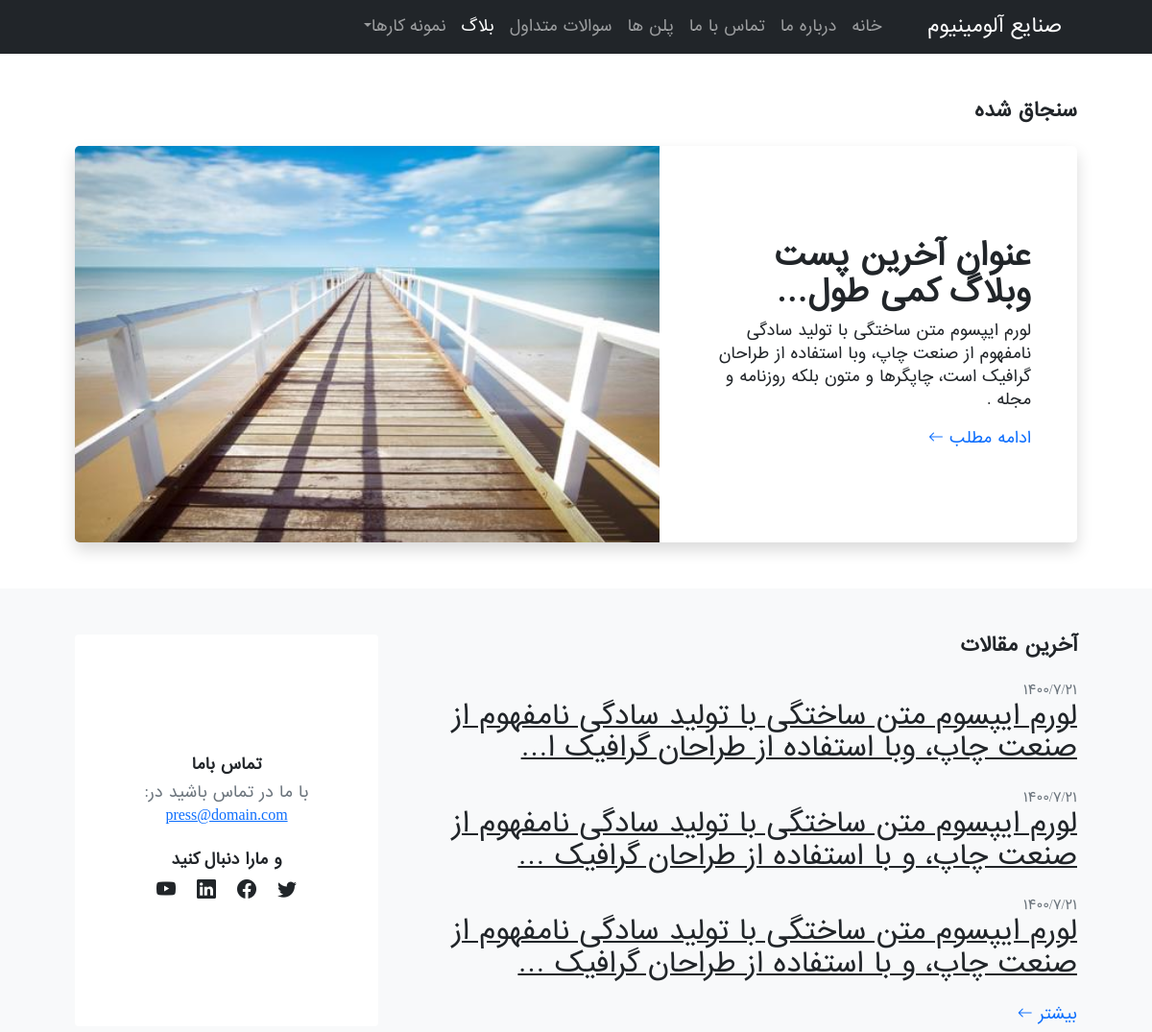
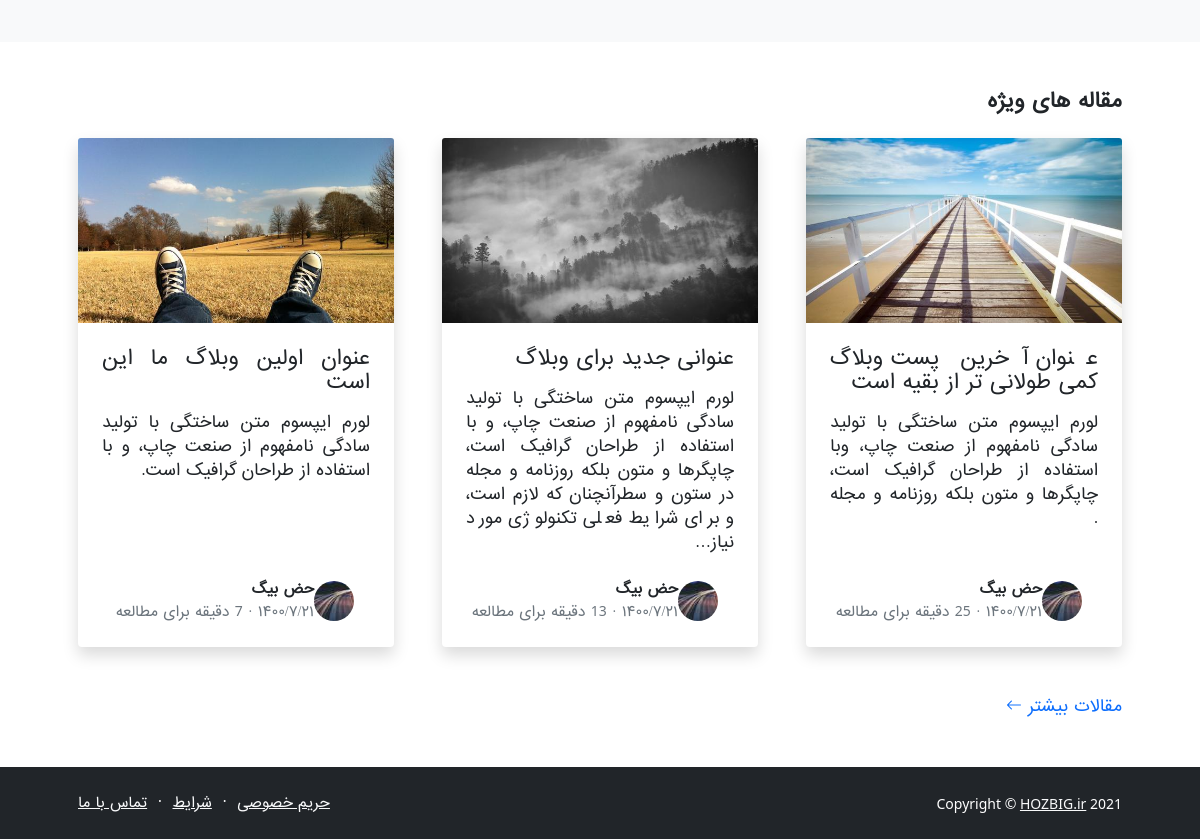
The page /blog/ on the database as committed earlier (2 pictures, top to bottom).
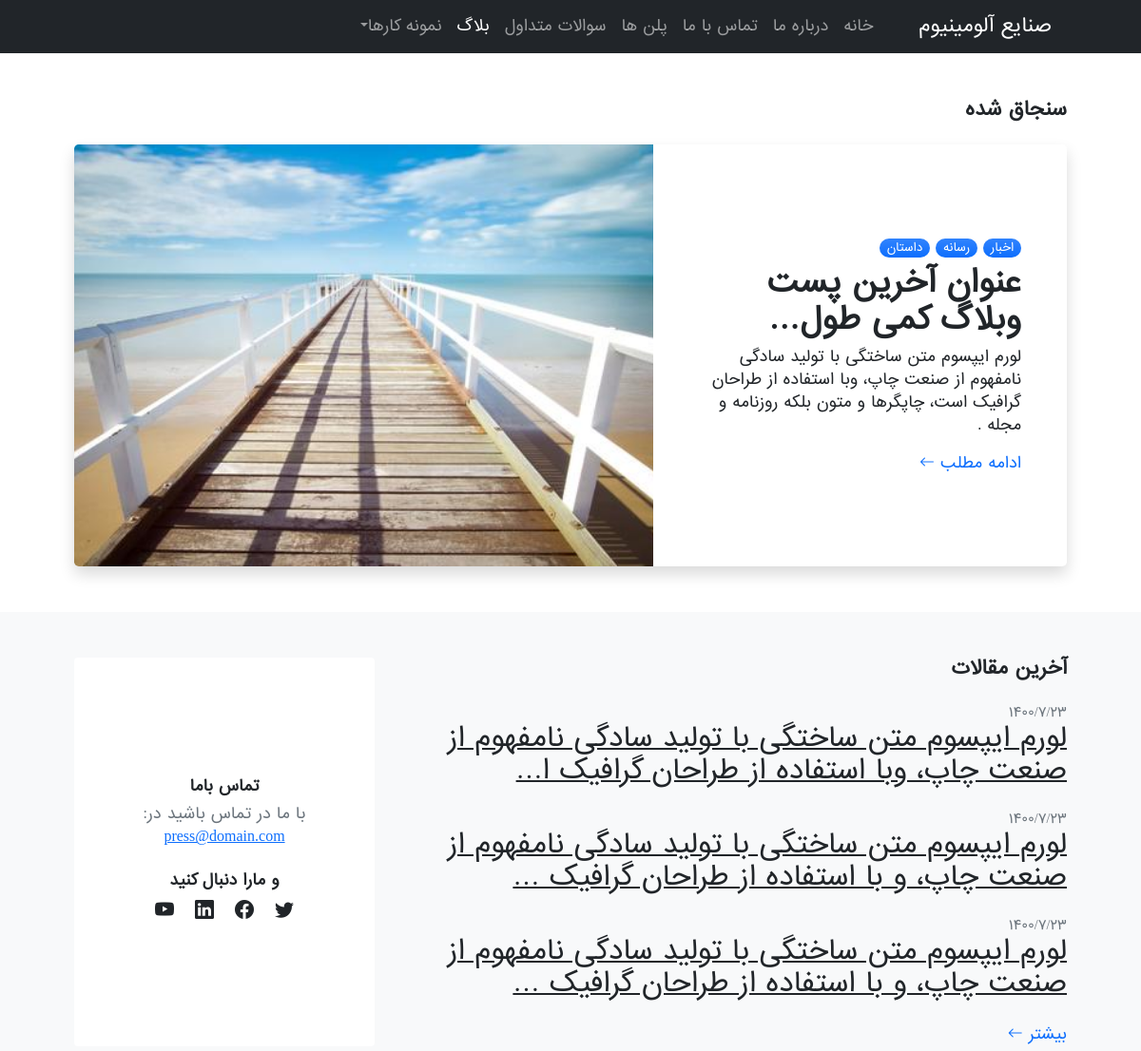
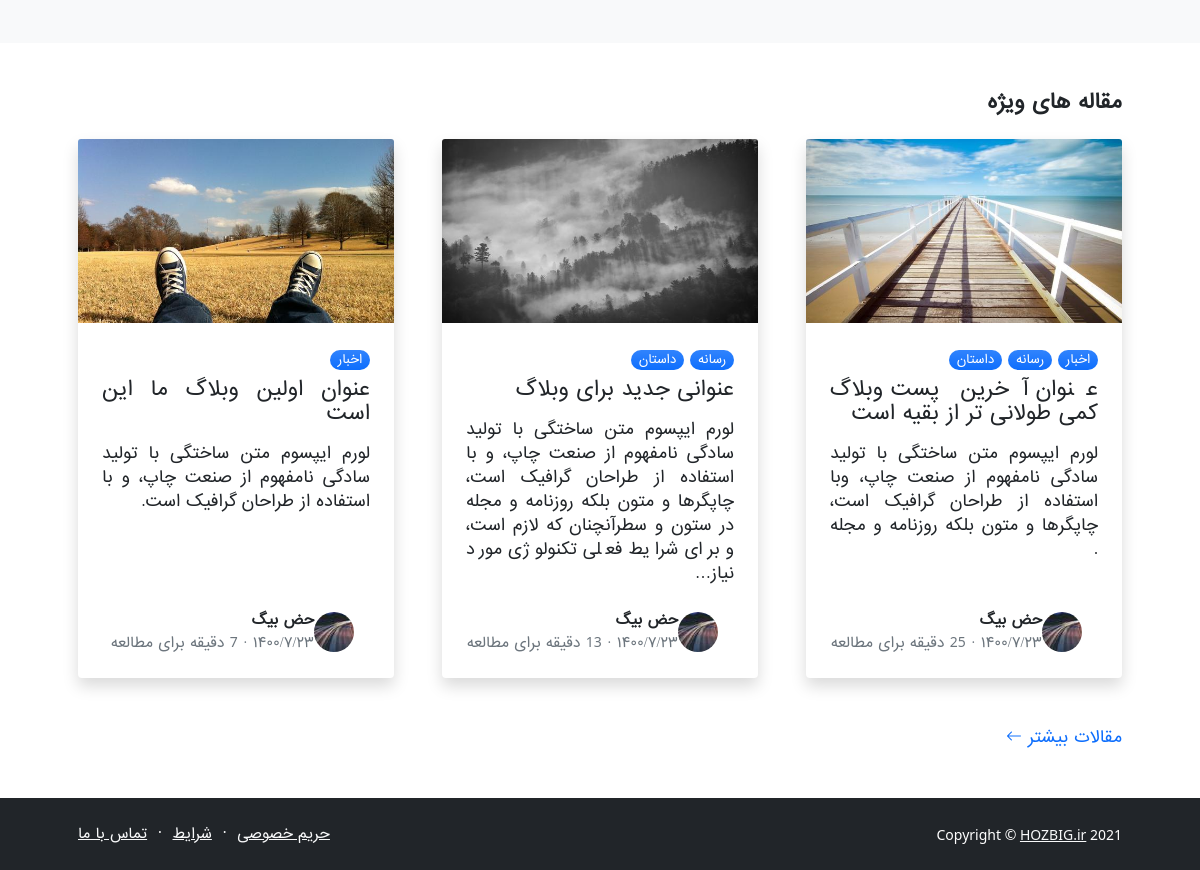
The same page on the database as committed later (2 pictures, top to bottom).
### blog_articel/models.py (models this page shows, shortened)
class Article(models.Model):
    title = models.CharField(max_length=150, )
    slug = models.SlugField(blank=True, default="", unique=True, )
    text = models.TextField(null=True, blank=True, )
    image = models.ImageField(upload_to="articles-image/", null=True, blank=False, )
    time_for_read = models.IntegerField(default=5)
    category = models.ManyToManyField(Category, related_name="category_rel_name")
    created_time = models.DateTimeField(auto_now_add=True, blank=True, null=True, )
    publish_time = models.DateTimeField(auto_now=True, blank=True, null=True, )
    STATUS_LIST = (
            ("p", "publish"),
            ("d", "draft"),
        )
    status = models.CharField(max_length=1, choices=STATUS_LIST, default="p", )
    suggest = models.BooleanField(default=False, help_text="If true: avaibale to show in suggest field.", )
    def j_created_time(self):
        return jalali_convertor(self.created_time, lang_format="en", time_status="on")
    j_created_time.short_description = "created_time"
    def j_publish_time(self):
        return jalali_convertor(self.publish_time)
    j_publish_time.short_description = "published_time"

### blog_category/models.py (models this page shows)
class Category(models.Model):
    title = models.CharField(max_length=50, unique=True)
    slug = models.SlugField(unique=True)
    position = models.IntegerField()
    def __str__(self):
        return self.title

### blog/views.py (the view)
# urls.py: path('', blog_home_view, name= 'blog_home_url'),
def blog_home_view(request):
    articeles = Article.objects.all().order_by("-created_time").filter(suggest=True)[:3]
    last_articel = Article.objects.all()
    context = {
        "page_title": "وبلاگ",
        'articeles': articeles,
        'last_articel': last_articel[len(last_articel)-1:],
    }
    return render(request, 'blog/blog-home.html', context)

### extensions/jalali.py (called while the page is built)
    def persian_tuple(self):
        return self.persian_year, self.persian_month, self.persian_day

### extensions/per_num.py (called while the page is built, shortened)
def persian_number_convertor(my_str, lang_format):
    if lang_format == "fa":
        numbers = {
            "0": "۰",
            "1": "۱",
            "2": "۲",
            "3": "۳",
            "4": "۴",
            "5": "۵",
            "6": "۶",
            "7": "۷",
            "8": "۸",
            "9": "۹",
        }
    for e, p in numbers.items():
        my_str = my_str.replace(e, p)
    return my_str

### templates/blog/blog-home.html (shortened to what the changed rows need)
{% extends 'bases/base-templates.html' %}
{% load static %}
        {% block first_row %}
        <section class="py-5">
            <div class="container px-5">
                <h1 class="fw-bolder fs-5 mb-4">سنجاق شده</h1>
                <div class="card border-0 shadow rounded-3 overflow-hidden">
                    <div class="card-body p-0">
                        <div class="row gx-0">
                            <div class="col-lg-6 col-xl-5 py-lg-5">
                                <div class="p-4 p-md-5">
                                    {% for item in last_articel %}
                                        {% for cat in item.category.all %}
                                            <div class="badge bg-primary bg-gradient rounded-pill mb-2 fw-light">
                                                {{cat}}
                                            </div>
                                        {% endfor %}
                                        <div class="h2 fw-bolder">{{item.title|truncatechars:30}}</div>
                                        <p>
                                        {{item.text|truncatechars:200}}
                                        </p>
                                        <a class="stretched-link text-decoration-none" href="{% url 'blog_app:blog_post_url' item.slug %}">
                                            ادامه مطلب
                                            <i class="bi bi-arrow-left"></i>
                                        </a>
                                </div>
                            </div>
                            <div class="col-lg-6 col-xl-7">
                                <div class="bg-featured-blog" style="background-image: url({{item.image.url}})"></div>
                            </div>
                            {% endfor %}
                        </div>
                    </div>
                </div>
            </div>
        </section>
        {% endblock first_row %}
        {% block second_row %}
        <section class="py-5 bg-light">
            <div class="container px-5">
                <div class="row gx-5">
                    <div class="col-xl-8">
                        <h2 class="fw-bolder fs-5 mb-4">آخرین مقالات</h2>
                        {% for item in articeles %}
                            <div class="mb-4">
                                <div class="small text-muted">{{item.j_publish_time}}</div>
                                <a class="link-dark" href="{% url 'blog_app:blog_post_url' item.slug %}">
                                    <h3>{{item.text|truncatechars:90}}</h3>
                                </a>
                            </div>
                        {% endfor %}
                    </div>
                </div>
            </div>
        </section>
        {% endblock second_row %}
        {% block third_row %}
        <section class="py-5">
            <div class="container px-5">
                <h2 class="fw-bolder fs-5 mb-4">مقاله های ویژه</h2>
                <div class="row gx-5">
                {% for item in articeles %}
                    <div class="col-lg-4 mb-5">
                        <div class="card h-100 shadow border-0">
                            <img class="card-img-top" src="{{ item.image.url }}" alt="..." />
                            <div class="card-body p-4">
                                {% for cat in item.category.all %}
                                    <div class="badge bg-primary bg-gradient rounded-pill mb-2 fw-light">
                                        {{cat}}
                                    </div>
                                {% endfor %}
                                <a class="text-decoration-none link-dark stretched-link" href="{% url 'blog_app:blog_post_url' item.slug %}">
                                    <div class="h5 card-title mb-3 _text_justify">{{ item.title }}</div>
                                </a>
                                <div class="card-text mb-0 _text_justify">
                                    {{ item.text|truncatechars:200}}
                                </div>
                            </div>
                            <div class="card-footer p-4 pt-0 bg-transparent border-top-0">
                                <div class="d-flex align-items-end justify-content-between">
                                    <div class="d-flex align-items-center">
                                        <img class="rounded-circle me-3" src="{% static 'img/352-40x40.jpg' %}" alt="..." />
                                        <div class="small">
                                            <div class="fw-bold">حض بیگ</div>
                                            <div class="text-muted">{{item.j_publish_time}} &middot; <span style="font-family: system-ui;">{{item.time_for_read}}</span> دقیقه برای مطالعه</div>
                                        </div>
                                    </div>
                                </div>
                            </div>
                        </div>
                    </div>
                {% endfor %}
                </div>
            </div>
        </section>
        {% endblock third_row %}

Rows that differ between the two databases and show on the page:
changed Article "عنوان آخرین پست وبلاگ کمی طولانی تر از بقیه است": gains Category (title "اخبار"); gains Category (title "رسانه"); gains Category (title "داستان"); j_publish_time "۱۴۰۰/۷/۲۱" → "۱۴۰۰/۷/۲۳"
changed Article "عنوانی جدید برای وبلاگ": gains Category (title "رسانه"); gains Category (title "داستان"); j_publish_time "۱۴۰۰/۷/۲۱" → "۱۴۰۰/۷/۲۳"
changed Article "عنوان اولین وبلاگ ما این است": gains Category (title "اخبار"); j_publish_time "۱۴۰۰/۷/۲۱" → "۱۴۰۰/۷/۲۳"
